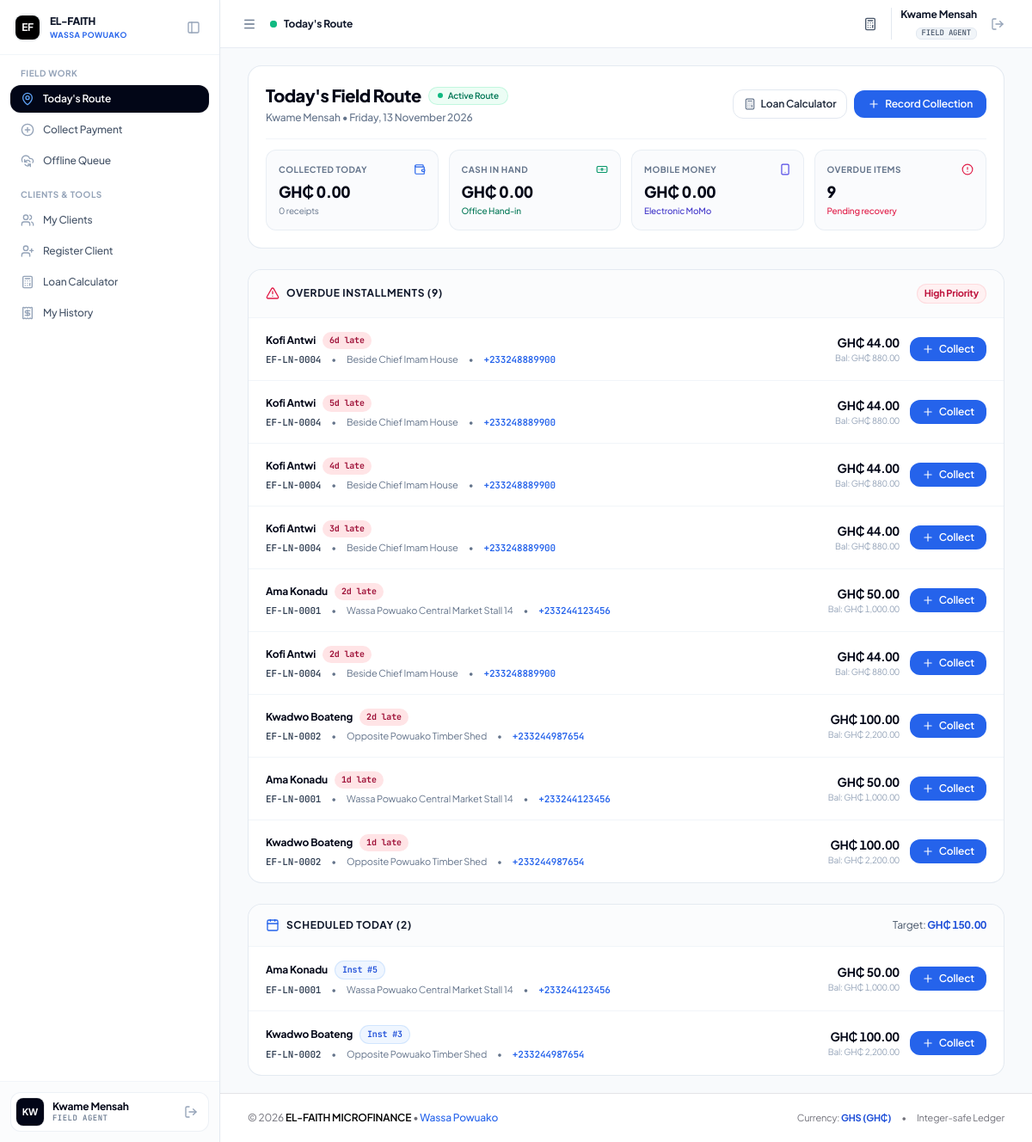
The app's page /agent/index.php (signed in) with its own data.
### tables this page shows
CREATE TABLE IF NOT EXISTS `repayment_schedule` (
  `id` INT AUTO_INCREMENT PRIMARY KEY,
  `loan_id` INT NOT NULL,
  `installment_number` INT NOT NULL,
  `due_date` DATE NOT NULL,
  `expected_amount_pesewas` BIGINT NOT NULL,
  `principal_portion_pesewas` BIGINT NOT NULL,
  `interest_portion_pesewas` BIGINT NOT NULL,
  `paid_amount_pesewas` BIGINT NOT NULL DEFAULT 0,
  `status` ENUM('pending', 'partially_paid', 'paid', 'overdue') NOT NULL DEFAULT 'pending',
  `paid_at` DATETIME NULL,
  `created_at` DATETIME NOT NULL DEFAULT CURRENT_TIMESTAMP,
  `updated_at` DATETIME NOT NULL DEFAULT CURRENT_TIMESTAMP ON UPDATE CURRENT_TIMESTAMP,
  CONSTRAINT `fk_schedule_loan` FOREIGN KEY (`loan_id`) REFERENCES `loans` (`id`) ON DELETE CASCADE,
  INDEX `idx_sched_loan_inst` (`loan_id`, `installment_number`),
  INDEX `idx_sched_due_date` (`due_date`),
  INDEX `idx_sched_status` (`status`)
);

CREATE TABLE IF NOT EXISTS `customers` (
  `id` INT AUTO_INCREMENT PRIMARY KEY,
  `uuid` VARCHAR(36) NOT NULL UNIQUE,
  `customer_code` VARCHAR(30) NOT NULL UNIQUE,
  `full_name` VARCHAR(150) NOT NULL,
  `phone` VARCHAR(20) NOT NULL,
  `alt_phone` VARCHAR(20) NULL,
  `id_type` VARCHAR(50) NOT NULL DEFAULT 'Ghana Card',
  `id_number` VARCHAR(50) NOT NULL,
  `residential_address` TEXT NOT NULL,
  `location_landmark` VARCHAR(255) NOT NULL,
  `gps_lat` DECIMAL(10, 8) NULL,
  `gps_lng` DECIMAL(11, 8) NULL,
  `occupation` VARCHAR(100) NOT NULL,
  `guarantor_name` VARCHAR(150) NOT NULL,
  `guarantor_phone` VARCHAR(20) NOT NULL,
  `guarantor_relation` VARCHAR(50) NOT NULL,
  `guarantor_address` TEXT NULL,
  `assigned_agent_id` INT NULL,
  `created_by` INT NOT NULL,
  `status` ENUM('active', 'inactive', 'blacklisted') NOT NULL DEFAULT 'active',
  `notes` TEXT NULL,
  `deleted_at` DATETIME NULL,
  `created_at` DATETIME NOT NULL DEFAULT CURRENT_TIMESTAMP,
  `updated_at` DATETIME NOT NULL DEFAULT CURRENT_TIMESTAMP ON UPDATE CURRENT_TIMESTAMP,
  CONSTRAINT `fk_customers_assigned_agent` FOREIGN KEY (`assigned_agent_id`) REFERENCES `users` (`id`) ON DELETE SET NULL,
  CONSTRAINT `fk_customers_created_by` FOREIGN KEY (`created_by`) REFERENCES `users` (`id`),
  INDEX `idx_customers_assigned_agent` (`assigned_agent_id`),
  INDEX `idx_customers_phone` (`phone`),
  INDEX `idx_customers_id_number` (`id_number`),
  INDEX `idx_customers_status` (`status`),
  INDEX `idx_customers_deleted_at` (`deleted_at`)
);

CREATE TABLE IF NOT EXISTS `loans` (
  `id` INT AUTO_INCREMENT PRIMARY KEY,
  `uuid` VARCHAR(36) NOT NULL UNIQUE,
  `loan_code` VARCHAR(30) NOT NULL UNIQUE,
  `customer_id` INT NOT NULL,
  `agent_id` INT NULL,
  `principal_pesewas` BIGINT NOT NULL,
  `interest_rate` DECIMAL(5, 2) NOT NULL DEFAULT 10.00,
  `interest_method` ENUM('flat', 'reducing_balance') NOT NULL DEFAULT 'flat',
  `interest_pesewas` BIGINT NOT NULL,
  `total_payable_pesewas` BIGINT NOT NULL,
  `total_paid_pesewas` BIGINT NOT NULL DEFAULT 0,
  `remaining_balance_pesewas` BIGINT NOT NULL,
  `term_duration` INT NOT NULL,
  `term_period` ENUM('days', 'weeks', 'months') NOT NULL DEFAULT 'months',
  `repayment_frequency` ENUM('daily', 'weekly', 'monthly') NOT NULL DEFAULT 'daily',
  `installment_amount_pesewas` BIGINT NOT NULL,
  `disbursed_at` DATETIME NULL,
  `first_due_date` DATE NOT NULL,
  `maturity_date` DATE NOT NULL,
  `status` ENUM('pending', 'active', 'overdue', 'completed', 'defaulted', 'written_off') NOT NULL DEFAULT 'active',
  `created_by` INT NOT NULL,
  `notes` TEXT NULL,
  `created_at` DATETIME NOT NULL DEFAULT CURRENT_TIMESTAMP,
  `updated_at` DATETIME NOT NULL DEFAULT CURRENT_TIMESTAMP ON UPDATE CURRENT_TIMESTAMP,
  CONSTRAINT `fk_loans_customer` FOREIGN KEY (`customer_id`) REFERENCES `customers` (`id`) ON DELETE CASCADE,
  CONSTRAINT `fk_loans_agent` FOREIGN KEY (`agent_id`) REFERENCES `users` (`id`) ON DELETE SET NULL,
  CONSTRAINT `fk_loans_created_by` FOREIGN KEY (`created_by`) REFERENCES `users` (`id`),
  INDEX `idx_loans_customer` (`customer_id`),
  INDEX `idx_loans_agent` (`agent_id`),
  INDEX `idx_loans_status` (`status`),
  INDEX `idx_loans_due_date` (`first_due_date`, `maturity_date`)
);

### agent/index.php (the view, shortened to what the rows shown need)
<?php
require_once __DIR__ . '/../includes/functions.php';
require_once __DIR__ . '/../includes/auth.php';
$agentId = currentUserId();
$stmtOverdue = $pdo->prepare("
    SELECT
        rs.id AS schedule_id, rs.installment_number, rs.due_date,
        rs.expected_amount_pesewas, rs.paid_amount_pesewas, rs.status AS schedule_status,
        (rs.expected_amount_pesewas - rs.paid_amount_pesewas) AS balance_due_pesewas,
        DATEDIFF(CURDATE(), rs.due_date) AS days_overdue,
        l.id AS loan_id, l.loan_code, l.installment_amount_pesewas, l.remaining_balance_pesewas,
        c.id AS customer_id, c.customer_code, c.full_name, c.phone, c.location_landmark, c.residential_address
    FROM repayment_schedule rs
    JOIN loans l ON rs.loan_id = l.id
    JOIN customers c ON l.customer_id = c.id
    WHERE (l.agent_id = ? OR c.assigned_agent_id = ?)
      AND rs.due_date < CURDATE()
      AND rs.status IN ('pending', 'partially_paid', 'overdue')
      AND l.status IN ('active', 'overdue')
      AND c.deleted_at IS NULL
    ORDER BY rs.due_date ASC, c.full_name ASC
");
$stmtOverdue->execute([$agentId, $agentId]);
$overdueList = $stmtOverdue->fetchAll();
$stmtDueToday = $pdo->prepare("
    SELECT
        rs.id AS schedule_id, rs.installment_number, rs.due_date,
        rs.expected_amount_pesewas, rs.paid_amount_pesewas, rs.status AS schedule_status,
        (rs.expected_amount_pesewas - rs.paid_amount_pesewas) AS balance_due_pesewas,
        l.id AS loan_id, l.loan_code, l.installment_amount_pesewas, l.remaining_balance_pesewas,
        c.id AS customer_id, c.customer_code, c.full_name, c.phone, c.location_landmark, c.residential_address
    FROM repayment_schedule rs
    JOIN loans l ON rs.loan_id = l.id
    JOIN customers c ON l.customer_id = c.id
    WHERE (l.agent_id = ? OR c.assigned_agent_id = ?)
      AND rs.due_date = CURDATE()
      AND rs.status IN ('pending', 'partially_paid')
      AND l.status IN ('active', 'overdue')
      AND c.deleted_at IS NULL
    ORDER BY c.full_name ASC
");
$stmtDueToday->execute([$agentId, $agentId]);
$dueTodayList = $stmtDueToday->fetchAll();
include __DIR__ . '/../includes/header.php';
?>
<div class="space-y-6">
    <div class="bg-white rounded-2xl border border-slate-200/90 p-5 space-y-4 shadow-xs">
        <div class="flex flex-col sm:flex-row sm:items-center justify-between gap-4">
            <div>
                <div class="flex items-center gap-2">
                    <h1 class="text-xl font-extrabold text-slate-950 tracking-tight">Today's Field Route</h1>
                </div>
            </div>
        </div>
    </div>
    <?php if (!empty($overdueList)): ?>
        <div class="bg-white rounded-2xl border border-slate-200/90 overflow-hidden shadow-xs">
            <div class="divide-y divide-slate-100">
                <?php foreach ($overdueList as $item): ?>
                    <div class="p-4 px-5 flex flex-col sm:flex-row sm:items-center justify-between gap-3 text-xs hover:bg-slate-50/70 transition-colors">
                        <div class="space-y-1">
                            <div class="flex items-center gap-2">
                                <h3 class="font-bold text-slate-950 text-xs"><?= htmlspecialchars($item['full_name']) ?></h3>
                                <span class="px-2 py-0.5 rounded-full text-[10px] bg-rose-100 text-rose-800 font-mono font-bold">
                                    <?= $item['days_overdue'] ?>d late
                                </span>
                            </div>
                            <div class="flex flex-wrap items-center gap-x-3 gap-y-1 text-slate-500 text-[11px]">
                                <span class="font-mono text-slate-700 font-semibold"><?= htmlspecialchars($item['loan_code']) ?></span>
                                <span>&bull;</span>
                                <span><?= htmlspecialchars($item['location_landmark']) ?></span>
                                <span>&bull;</span>
                                <a href="tel:<?= htmlspecialchars($item['phone']) ?>" class="font-mono text-blue-600 hover:text-blue-700 font-semibold">
                                    <?= htmlspecialchars($item['phone']) ?>
                                </a>
                            </div>
                        </div>
                        <div class="flex items-center justify-between sm:justify-end gap-3 shrink-0 pt-2 sm:pt-0 border-t sm:border-t-0 border-slate-100">
                            <div class="text-left sm:text-right">
                                <span class="text-sm font-bold text-slate-950 block tabular-nums"><?= formatMoney((int)$item['balance_due_pesewas']) ?></span>
                                <span class="text-[10px] text-slate-400 block tabular-nums">Bal: <?= formatMoney((int)$item['remaining_balance_pesewas']) ?></span>
                            </div>
                            <a href="<?= BASE_URL ?>/agent/collect.php?loan_id=<?= $item['loan_id'] ?>&customer_id=<?= $item['customer_id'] ?>&amount=<?= pesewasToGHS($item['balance_due_pesewas']) ?>"
                               class="inline-flex items-center gap-1.5 px-3.5 py-1.5 rounded-xl bg-blue-600 hover:bg-blue-700 active:scale-[0.98] text-white font-semibold text-xs transition shadow-xs">
                                <i data-lucide="plus" class="w-3.5 h-3.5"></i> Collect
                            </a>
                        </div>
                    </div>
                <?php endforeach; ?>
            </div>
        </div>
    <?php endif; ?>
    <div class="bg-white rounded-2xl border border-slate-200/90 overflow-hidden shadow-xs">
        <?php if (empty($dueTodayList)): ?>
            <div class="p-8 text-center text-slate-400 text-xs font-medium">
                All scheduled route collections completed for today.
            </div>
        <?php else: ?>
            <div class="divide-y divide-slate-100">
                <?php foreach ($dueTodayList as $item): ?>
                    <div class="p-4 px-5 flex flex-col sm:flex-row sm:items-center justify-between gap-3 text-xs hover:bg-slate-50/70 transition-colors">
                        <div class="space-y-1">
                            <div class="flex items-center gap-2">
                                <h3 class="font-bold text-slate-950 text-xs"><?= htmlspecialchars($item['full_name']) ?></h3>
                                <span class="px-2 py-0.5 rounded-full text-[10px] bg-blue-50 text-blue-700 border border-blue-200/60 font-mono font-semibold">
                                    Inst #<?= $item['installment_number'] ?>
                                </span>
                            </div>
                            <div class="flex flex-wrap items-center gap-x-3 gap-y-1 text-slate-500 text-[11px]">
                                <span class="font-mono text-slate-700 font-semibold"><?= htmlspecialchars($item['loan_code']) ?></span>
                                <span>&bull;</span>
                                <span><?= htmlspecialchars($item['location_landmark']) ?></span>
                                <span>&bull;</span>
                                <a href="tel:<?= htmlspecialchars($item['phone']) ?>" class="font-mono text-blue-600 hover:text-blue-700 font-semibold">
                                    <?= htmlspecialchars($item['phone']) ?>
                                </a>
                            </div>
                        </div>
                        <div class="flex items-center justify-between sm:justify-end gap-3 shrink-0 pt-2 sm:pt-0 border-t sm:border-t-0 border-slate-100">
                            <div class="text-left sm:text-right">
                                <span class="text-sm font-bold text-slate-950 block tabular-nums"><?= formatMoney((int)$item['balance_due_pesewas']) ?></span>
                                <span class="text-[10px] text-slate-400 block tabular-nums">Bal: <?= formatMoney((int)$item['remaining_balance_pesewas']) ?></span>
                            </div>
                            <a href="<?= BASE_URL ?>/agent/collect.php?loan_id=<?= $item['loan_id'] ?>&customer_id=<?= $item['customer_id'] ?>&amount=<?= pesewasToGHS($item['balance_due_pesewas']) ?>"
                               class="inline-flex items-center gap-1.5 px-3.5 py-1.5 rounded-xl bg-blue-600 hover:bg-blue-700 active:scale-[0.98] text-white font-semibold text-xs transition shadow-xs">
                                <i data-lucide="plus" class="w-3.5 h-3.5"></i> Collect
                            </a>
                        </div>
                    </div>
                <?php endforeach; ?>
            </div>
        <?php endif; ?>
    </div>
</div>
<?php include __DIR__ . '/../includes/footer.php'; ?>

### records on screen
repayment_schedule: customers.full_name "Kofi Antwi", days_overdue "6", loan.loan_code "EF-LN-0004", customers.location_landmark "Beside Chief Imam House", customers.phone "+233248889900", balance_due_pesewas "GH₵ 44.00", loan.remaining_balance_pesewas "GH₵ 880.00"
repayment_schedule: customers.full_name "Kofi Antwi", days_overdue "5", loan.loan_code "EF-LN-0004", customers.location_landmark "Beside Chief Imam House", customers.phone "+233248889900", balance_due_pesewas "GH₵ 44.00", loan.remaining_balance_pesewas "GH₵ 880.00"
repayment_schedule: customers.full_name "Kofi Antwi", days_overdue "4", loan.loan_code "EF-LN-0004", customers.location_landmark "Beside Chief Imam House", customers.phone "+233248889900", balance_due_pesewas "GH₵ 44.00", loan.remaining_balance_pesewas "GH₵ 880.00"
repayment_schedule: customers.full_name "Kofi Antwi", days_overdue "3", loan.loan_code "EF-LN-0004", customers.location_landmark "Beside Chief Imam House", customers.phone "+233248889900", balance_due_pesewas "GH₵ 44.00", loan.remaining_balance_pesewas "GH₵ 880.00"
repayment_schedule: customers.full_name "Ama Konadu", days_overdue "2", loan.loan_code "EF-LN-0001", customers.location_landmark "Wassa Powuako Central Market Stall 14", customers.phone "+233244123456", balance_due_pesewas "GH₵ 50.00", loan.remaining_balance_pesewas "GH₵ 1,000.00"
repayment_schedule: customers.full_name "Kofi Antwi", days_overdue "2", loan.loan_code "EF-LN-0004", customers.location_landmark "Beside Chief Imam House", customers.phone "+233248889900", balance_due_pesewas "GH₵ 44.00", loan.remaining_balance_pesewas "GH₵ 880.00"
repayment_schedule: customers.full_name "Kwadwo Boateng", days_overdue "2", loan.loan_code "EF-LN-0002", customers.location_landmark "Opposite Powuako Timber Shed", customers.phone "+233244987654", balance_due_pesewas "GH₵ 100.00", loan.remaining_balance_pesewas "GH₵ 2,200.00"
repayment_schedule: customers.full_name "Ama Konadu", days_overdue "1", loan.loan_code "EF-LN-0001", customers.location_landmark "Wassa Powuako Central Market Stall 14", customers.phone "+233244123456", balance_due_pesewas "GH₵ 50.00", loan.remaining_balance_pesewas "GH₵ 1,000.00"
repayment_schedule: customers.full_name "Kwadwo Boateng", days_overdue "1", loan.loan_code "EF-LN-0002", customers.location_landmark "Opposite Powuako Timber Shed", customers.phone "+233244987654", balance_due_pesewas "GH₵ 100.00", loan.remaining_balance_pesewas "GH₵ 2,200.00"
repayment_schedule: customers.full_name "Ama Konadu", installment_number "5", loan.loan_code "EF-LN-0001", customers.location_landmark "Wassa Powuako Central Market Stall 14", customers.phone "+233244123456", balance_due_pesewas "GH₵ 50.00", loan.remaining_balance_pesewas "GH₵ 1,000.00"
repayment_schedule: customers.full_name "Kwadwo Boateng", installment_number "3", loan.loan_code "EF-LN-0002", customers.location_landmark "Opposite Powuako Timber Shed", customers.phone "+233244987654", balance_due_pesewas "GH₵ 100.00", loan.remaining_balance_pesewas "GH₵ 2,200.00"

### other values on screen
BRANCH_NAME "WASSA POWUAKO"
$sectionName "FIELD WORK"
$item['label'] "Today's Route"
$item['label'] "Collect Payment"
$item['label'] "Offline Queue"
$sectionName "CLIENTS & TOOLS"
$item['label'] "My Clients"
$item['label'] "Register Client"
$item['label'] "Loan Calculator"
$item['label'] "My History"
$initials "KW"
$user['name'] "Kwame Mensah"
$page_title "Today's Route"
currentUser()['name'] "Kwame Mensah"
formatMoney((int)$todayStats['total_today']) "GH₵ 0.00"
